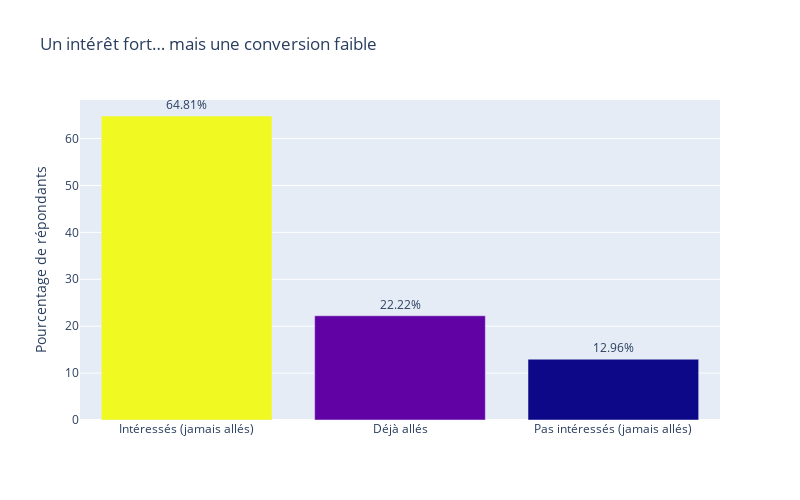

Notebook code for this chart:
### Markdown cell above
Bar chart

### Code cell
fig = px.bar (
    df_xp_japan,
    x = "been_to_Japan",
    y = "percentage",
    text = "percentage",
    title = "Un intérêt fort… mais une conversion faible",
    color = "count"
)

fig.update_traces (
    texttemplate = "%{text}%",
    textposition="outside"
)

fig.update_layout (
    width=800,
    height=500,
    xaxis_title = "",
    yaxis_title = "Pourcentage de répondants",
    coloraxis_showscale=False
)

### Figure 1 — Plotly figure (JSON) as saved in the notebook; plotly's stock layout.template omitted (floating-point values rounded to 4 significant figures)
{"data": [{"alignmentgroup": "True", "hovertemplate": "been_to_Japan=%{x}<br>percentage=%{text}<br>count=%{marker.color}<extra></extra>", "legendgroup": "", "marker": {"color": [35, 12, 7], "coloraxis": "coloraxis", "pattern": {"shape": ""}}, "name": "", "offsetgroup": "", "orientation": "v", "showlegend": false, "text": [64.81, 22.22, 12.96], "textposition": "outside", "texttemplate": "%{text}%", "type": "bar", "x": ["Intéressés (jamais allés)", "Déjà allés", "Pas intéressés (jamais allés)"], "xaxis": "x", "y": [64.81, 22.22, 12.96], "yaxis": "y"}], "layout": {"barmode": "relative", "coloraxis": {"colorbar": {"title": {"text": "count"}}, "colorscale": [[0, "#0d0887"], [0.1111, "#46039f"], [0.2222, "#7201a8"], [0.3333, "#9c179e"], [0.4444, "#bd3786"], [0.5556, "#d8576b"], [0.6667, "#ed7953"], [0.7778, "#fb9f3a"], [0.8889, "#fdca26"], [1, "#f0f921"]], "showscale": false}, "height": 500, "legend": {"tracegroupgap": 0}, "title": {"text": "Un intérêt fort… mais une conversion faible"}, "width": 800, "xaxis": {"anchor": "y", "domain": [0, 1], "title": {"text": ""}}, "yaxis": {"anchor": "x", "domain": [0, 1], "title": {"text": "Pourcentage de répondants"}}}}
